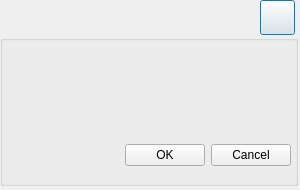
<?xml version="1.0" encoding="UTF-8"?>
<ui version="4.0">
 <class>iMessageBox</class>
 <widget class="QDialog" name="iMessageBox">
  <property name="geometry">
   <rect>
    <x>0</x>
    <y>0</y>
    <width>300</width>
    <height>190</height>
   </rect>
  </property>
  <property name="sizePolicy">
   <sizepolicy hsizetype="Fixed" vsizetype="Fixed">
    <horstretch>0</horstretch>
    <verstretch>0</verstretch>
   </sizepolicy>
  </property>
  <property name="windowTitle">
   <string>Dialog</string>
  </property>
  <property name="styleSheet">
   <string notr="true">font: 11pt &quot;微软雅黑&quot;;</string>
  </property>
  <widget class="QWidget" name="widget_title" native="true">
   <property name="geometry">
    <rect>
     <x>0</x>
     <y>0</y>
     <width>300</width>
     <height>35</height>
    </rect>
   </property>
   <widget class="QWidget" name="widMenu" native="true">
    <property name="geometry">
     <rect>
      <x>220</x>
      <y>0</y>
      <width>80</width>
      <height>35</height>
     </rect>
    </property>
    <widget class="QPushButton" name="btn_menuClose">
     <property name="geometry">
      <rect>
       <x>40</x>
       <y>0</y>
       <width>35</width>
       <height>35</height>
      </rect>
     </property>
     <property name="sizePolicy">
      <sizepolicy hsizetype="Fixed" vsizetype="Fixed">
       <horstretch>0</horstretch>
       <verstretch>0</verstretch>
      </sizepolicy>
     </property>
     <property name="text">
      <string/>
     </property>
    </widget>
   </widget>
   <widget class="QLabel" name="lab_ico">
    <property name="geometry">
     <rect>
      <x>0</x>
      <y>0</y>
      <width>35</width>
      <height>35</height>
     </rect>
    </property>
    <property name="text">
     <string/>
    </property>
   </widget>
   <widget class="QLabel" name="lab_title">
    <property name="geometry">
     <rect>
      <x>40</x>
      <y>0</y>
      <width>150</width>
      <height>35</height>
     </rect>
    </property>
    <property name="text">
     <string/>
    </property>
   </widget>
  </widget>
  <widget class="QWidget" name="widget_main" native="true">
   <property name="geometry">
    <rect>
     <x>0</x>
     <y>35</y>
     <width>300</width>
     <height>165</height>
    </rect>
   </property>
   <property name="styleSheet">
    <string notr="true">font: 11pt &quot;微软雅黑&quot;;</string>
   </property>
   <widget class="QGroupBox" name="groupBox">
    <property name="geometry">
     <rect>
      <x>0</x>
      <y>0</y>
      <width>298</width>
      <height>151</height>
     </rect>
    </property>
    <property name="title">
     <string/>
    </property>
    <widget class="QLabel" name="lab_mainIco">
     <property name="geometry">
      <rect>
       <x>20</x>
       <y>30</y>
       <width>54</width>
       <height>51</height>
      </rect>
     </property>
     <property name="text">
      <string/>
     </property>
    </widget>
    <widget class="QLabel" name="lab_mainText">
     <property name="geometry">
      <rect>
       <x>90</x>
       <y>50</y>
       <width>191</width>
       <height>31</height>
      </rect>
     </property>
     <property name="text">
      <string/>
     </property>
    </widget>
    <widget class="QWidget" name="horizontalLayoutWidget">
     <property name="geometry">
      <rect>
       <x>0</x>
       <y>100</y>
       <width>291</width>
       <height>41</height>
      </rect>
     </property>
     <layout class="QHBoxLayout" name="horizontalLayout">
      <item>
       <spacer name="horizontalSpacer">
        <property name="orientation">
         <enum>Qt::Horizontal</enum>
        </property>
        <property name="sizeHint" stdset="0">
         <size>
          <width>40</width>
          <height>20</height>
         </size>
        </property>
       </spacer>
      </item>
      <item>
       <widget class="QPushButton" name="btn_ok">
        <property name="text">
         <string>OK</string>
        </property>
       </widget>
      </item>
      <item>
       <widget class="QPushButton" name="btn_cancel">
        <property name="text">
         <string>Cancel</string>
        </property>
       </widget>
      </item>
     </layout>
    </widget>
   </widget>
  </widget>
 </widget>
 <resources/>
 <connections/>
</ui>
